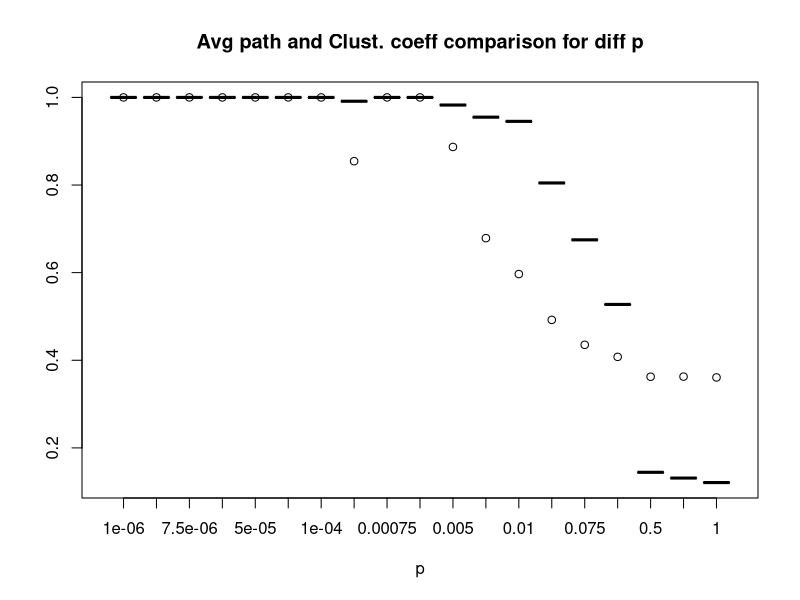

R code for this plot:
# Load and install necessary packages
requiredPackages <- c("igraph")

for (pac in requiredPackages) {
    if(!require(pac,  character.only=TRUE)){
        install.packages(pac, repos="http://cran.rstudio.com")
        library(pac,  character.only=TRUE)
    } 
}
rm(pac)
rm(requiredPackages)

##################################
##################################

PLOT_GRAPH = FALSE

dim = 1
size = 100
nei = 4

clusCoeff = NULL
avgShortPath = NULL


# Diff values of p to test
ps = c(0.000001, 0.000005, 0.0000075, 
       0.00001, 0.00005, 0.000075,
       0.0001, 0.0005, 0.00075,
       0.001, 0.005, 0.0075,
       0.01, 0.05, 0.075,
       0.1, 0.5, 0.75,
       1)


for (p in ps) {
    
    # Generate graph
    ws_graph <- watts.strogatz.game(dim, size, nei, p)
    if(PLOT_GRAPH){
        plot(ws_graph, layout=layout.circle, vertex.label=NA, vertex.size=3)
    }
    
    
    # Compute Clust. coeff
    (trans = transitivity(ws_graph))    ## Transitivity == clustering coeff.
    clusCoeff = append(clusCoeff, trans)
    
    # Compute  average.path.length(ws_graph)
    (avgPL = average.path.length(ws_graph))
    avgShortPath = append(avgShortPath, avgPL)
    
}


# Plot for diff. p:
# Clustering coefficient
# Avg. shortest path

# Normalize values for plotting
(avgShortPathNorm <- avgShortPath/avgShortPath[1])
(clusCoeffNorm <- clusCoeff/clusCoeff[1])

psAsFactor = as.factor(ps)

df <- data.frame(p = psAsFactor, clusteringCoeff = clusCoeffNorm) #, avgShortestPath = avgShortPath)
#df <- data.frame(p = ps, clusteringCoeff = clusCoeff) #, avgShortestPath = avgShortPath)

#  TODO 19/09/18: Plot this with ggplot beautifully instead of plot
plot(df, 
     main = "Avg path and Clust. coeff comparison for diff p",
     xlab = "p",
     ylab = "")

points(avgShortPathNorm)

